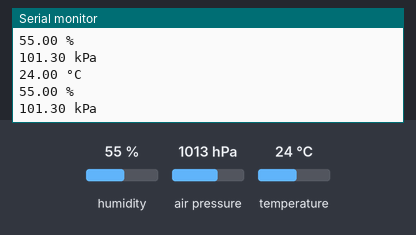
The sketch below on a simulated Arduino Nano 33 BLE. Shown: the last lines printed to the serial monitor. The test bench sets the inputs (shaded band); at power-on: humidity 55 %, air pressure 1013 hPa, temperature 24 °C. Nothing arrives over Bluetooth unless stated.

Above: at 2.8 s.
2.9 s: humidity set to 22 %
At 5.2 s:
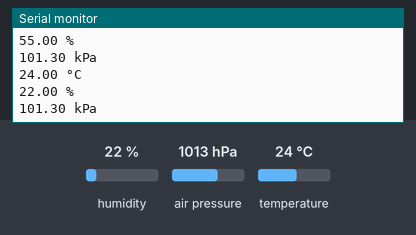
5.6 s: air pressure set to 952 hPa
At 6.9 s:
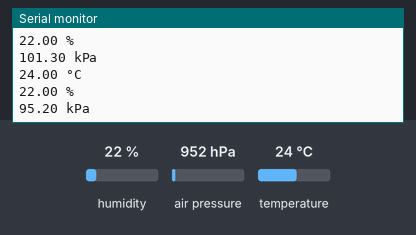
8.3 s: temperature set to 12 °C
At 10.4 s:
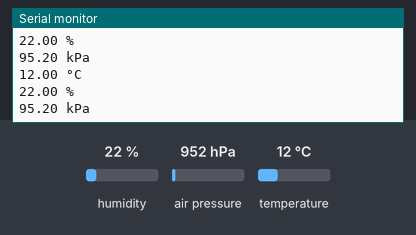

The sketch:

portable_sensor.ino
```cpp
#include <ArduinoBLE.h>
#include <Arduino_HTS221.h>
#include <Arduino_LPS22HB.h>

void setup() {
  Serial.begin(9600);    // initialize serial communication
  while (!Serial);

  if (!BARO.begin()) {
    Serial.println("Failed to initialize pressure sensor!");
    while (1);
  }

  if (!HTS.begin()) {
    Serial.println("Failed to initialize humidity temperature sensor!");
    while (1);
  }
  // begin initialization
  if (!BLE.begin()) {
    Serial.println("starting BLE failed!");
    while (1);
  }
  BLE.setLocalName("nrf52840.ru");
  BLE.setConnectable(false);
  byte data[8] = { 0x01, 0x02, 0x03, 0x04, 0x05, 0x06, 0x07, 0x08};

  BLE.setManufacturerData(data, 8);
  // start advertising
  BLE.advertise();

  Serial.println("Bluetooth device active...");
}

void loop() {
  BLE.stopAdvertise();
   // read all the sensor values
  float temperature = HTS.readTemperature();
  float humidity    = HTS.readHumidity();
  float pressure = BARO.readPressure();

  String temp1 = "";
  String temp2 = "";
  String humm1 = "";
  String humm2 = "";
  String pres1 = "";
  String pres2 = "";

  //Temperature
  temp1 = String(temperature);
  temp2 = String(temperature);
  int dotInTemp = temp1.indexOf('.');
  temp1.remove(dotInTemp);
  temp2.remove(0, dotInTemp+1);
  Serial.println(temp1 + "."+ temp2 + " °C");
  byte t1 = temp1.toInt();
  byte t2 = temp2.toInt();

  //Humidity
  humm1 = String(humidity);
  humm2 = String(humidity);
  int dotInHum = humm1.indexOf('.');
  humm1.remove(dotInHum);
  humm2.remove(0, dotInHum+1);
  Serial.println(humm1 + "." + humm2 + " %");
  byte h1 = humm1.toInt();
  byte h2 = humm2.toInt();

  //Pressure
  pres1 = String(pressure);
  pres2 = String(pressure);
  int dotInPre = pres1.indexOf('.');
  pres1.remove(dotInPre);
  pres2.remove(0, dotInPre+1);
  Serial.println(pres1 + "." + pres2 + " kPa");
  byte p1 = pres1.toInt();
  byte p2 = pres2.toInt();

  Serial.println();

  byte data[8] = { 0x00, 0x01, t1, t2, h1, h2, p1, p2};
  BLE.setManufacturerData(data, 8);
  BLE.advertise();
  // wait 1 second to print again
  delay(2000);
}
```

Measured:
- after the input at 2.9 s, the serial monitor: prints a new line after 1.1 s (image 1)
- after the input at 5.6 s, the serial monitor: prints a new line after 0.42 s (image 2)
- after the input at 8.3 s, the serial monitor: prints a new line after 1.7 s (image 3)
